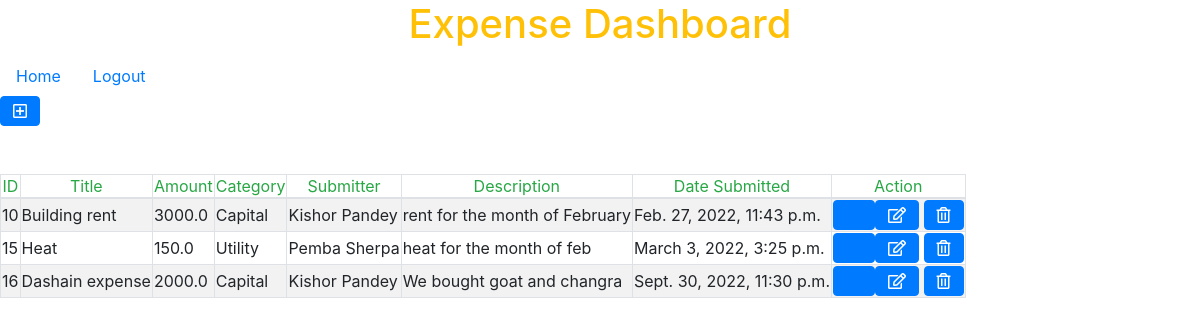
The app's page /summary (signed in) with its own data.
### main/models.py (models this page shows)
class Expense(models.Model):
    expenseTitle = models.CharField(max_length=50)
    amount = models.FloatField(max_length=50)
    category = models.CharField(max_length=50)
    submitter= models.ForeignKey(User, related_name="expenses", on_delete=models.CASCADE)
    description = models.CharField(max_length=250)
    created_at = models.DateTimeField(auto_now_add=True)
    updated_at = models.DateTimeField(auto_now=True)

class User(models.Model):
    fname = models.CharField(max_length=50)
    lname = models.CharField(max_length=50)
    email = models.CharField(max_length=50)
    password = models.CharField(max_length=250)
    created_at = models.DateTimeField(auto_now_add=True)
    updated_at = models.DateTimeField(auto_now=True)
    objects = UserManager()

### main/views.py (the view)
# urls.py: path('summary',views.summary),
def summary(request):
    if 'logged_in_user' not in request.session:
        return redirect('/')
    my_user = User.objects.get(id=request.session['logged_in_user'])
    context={
        'logged_in_user':my_user,
        'all_expenses':Expense.objects.all(),
        "username":request.session['logged_user_name']
    }
    return render(request,"success.html",context)

### main/templates/success.html (shortened to what this page needs)
<html xmlns:th="http://www.w3.org/1999/xhtml">
<head>
    <link rel="stylesheet" href="https://stackpath.bootstrapcdn.com/bootstrap/4.1.3/css/bootstrap.min.css"
>
    <link rel="stylesheet" href="https://pro.fontawesome.com/releases/v5.10.0/css/all.css"
/>
</head>
<body>
<h1 class="text-warning text-center">Expense Dashboard</h1>
    <ul class="nav nav-navs">
        <li class="nav-item ">
            <a class="nav-link" href="/">Home</a>
        </li>
        <li class="nav-item">
            <a class="nav-link" href="/logout">Logout</a>
        </li>
    </ul>
        <a href="/addexpense" class="btn btn-xs btn-primary">
            <i class="far fa-plus-square"></i>
        </a>
    <table table class="table-striped table-bordered table-hover">
        <thead>
        <tr>
            <td class="text-success text-center">ID</td>
            <td class="text-success text-center">Title</td>
            <td class="text-success text-center">Amount</td>
            <td class="text-success text-center">Category</td>
            <td class="text-success text-center">Submitter</td>
            <td class="text-success text-center"> Description</td>
            <td class="text-success text-center"> Date Submitted</td>
            <td class="text-success text-center"> Action</td>
        </tr>
        </thead>
        <tbody>
        <tr>
            {% for expense in all_expenses %}
            <td>{{expense.id}}</td>
            <td>{{expense.expenseTitle}}</td>
            <td>{{expense.amount}}</td>
            <td>{{expense.category}}</td>
            <td>{{expense.submitter.fname}} {{expense.submitter.lname}}</td>
            <td>{{expense.description}}</td>
            <td>{{expense.created_at}}</td>
            <td><a href="/expenses/{{expense.id}}" class="btn btn-xs btn-primary">
                <i class="far fa-search"></i>
                <a href="/edit/{{expense.id}}" class="btn btn-xs btn-primary">
                <i class="far fa-edit"></i>
            </a>
            <a href="/delete/{{expense.id}}" class="btn btn-xs btn-primary">
                <i class="far fa-trash-alt"></i>
            </a></td>
            </tr>
            {% endfor %}
        </tbody>
    </table>
</body>
</html>

### records on screen
Expense: id "10", expenseTitle "Building rent", amount "3000.0", category "Capital", submitter.fname "Kishor", submitter.lname "Pandey", description "rent for the month of February", created_at "Feb. 27, 2022, 11:43 p.m."
Expense: id "15", expenseTitle "Heat", amount "150.0", category "Utility", submitter.fname "Pemba", submitter.lname "Sherpa", description "heat for the month of feb", created_at "March 3, 2022, 3:25 p.m."
Expense: id "16", expenseTitle "Dashain expense", amount "2000.0", category "Capital", submitter.fname "Kishor", submitter.lname "Pandey", description "We bought goat and changra", created_at "Sept. 30, 2022, 11:30 p.m."
